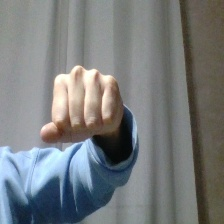
#> input picture hand_gesture_recognition/data/raw/fist/1764969228807.jpg, 224 x 224 px; its folder holds only this picture in this run
$ python preprocessing.py
#> lines starting #> are read from the running program, lines starting #| are printed output that depends on the picture
"""
Preprocessing Utilities for Hand Gesture Recognition
Handles image preprocessing, hand detection, and augmentation.
"""

import cv2
import numpy as np
from pathlib import Path
from sklearn.model_selection import train_test_split
import pickle
import matplotlib.pyplot as plt


class HandPreprocessor:
    """Handles preprocessing of hand gesture images."""

    def __init__(self, image_size=(224, 224)):
        """
        Initialize the preprocessor.

        Args:
            image_size: Target image size (width, height)
        """
        self.image_size = image_size

    def load_and_preprocess(self, image_path):
        """
        Load and preprocess a single image.

        Args:
            image_path: Path to the image file

        Returns:
            Preprocessed image as numpy array
        """
        image = cv2.imread(str(image_path))
#> image is the input picture: shape (224, 224, 3); mean B, G, R 124.2, 123.3, 119.8
        if image is None:
            return None

        # Convert BGR to RGB for proper color handling
        image = cv2.cvtColor(image, cv2.COLOR_BGR2RGB)

        # Resize to target size
        image = cv2.resize(image, self.image_size)

        # Normalize to [0, 1]
        image = image.astype(np.float32) / 255.0

        return image

    # [68 lines left out: functions hand_detection_and_segmentation, extract_hand_roi, not called in this run]

    def apply_data_augmentation(self, image):
        """
        Apply random augmentations to image.

        Args:
            image: Input image (0-1 range, RGB format)

        Returns:
            Augmented image
        """
        # Random rotation
        if np.random.random() > 0.5:
            angle = np.random.uniform(-15, 15)
            h, w = image.shape[:2]
            M = cv2.getRotationMatrix2D((w/2, h/2), angle, 1.0)
            image = cv2.warpAffine(image, M, (w, h))

        # Random brightness adjustment
        if np.random.random() > 0.5:
            brightness_factor = np.random.uniform(0.8, 1.2)
            image = np.clip(image * brightness_factor, 0, 1)

        # Random horizontal flip
        if np.random.random() > 0.5:
            image = cv2.flip(image, 1)

        # Random Gaussian blur
        if np.random.random() > 0.7:
            image = cv2.GaussianBlur(image, (3, 3), 0)

        return image

    def load_dataset_from_directory(self, data_dir, augment=True, test_split=0.2,
                                   max_samples_per_class=None):
        """
        Load all images from directory organized by gesture class.

        Args:
            data_dir: Root directory containing subdirectories for each gesture class
            augment: Whether to apply data augmentation
            test_split: Fraction of data for test set
            max_samples_per_class: Limit samples per class (None for all)

        Returns:
            X_train, X_test, y_train, y_test, class_names, class_to_idx
        """
        data_dir = Path(data_dir)

        X = []
        y = []
        class_names = []
        class_to_idx = {}

        gesture_dirs = sorted([d for d in data_dir.iterdir() if d.is_dir()])

        print(f"Loading dataset from {data_dir}")
        print(f"Found {len(gesture_dirs)} gesture classes")

        for class_idx, gesture_dir in enumerate(gesture_dirs):
            gesture_name = gesture_dir.name
            class_names.append(gesture_name)
            class_to_idx[gesture_name] = class_idx

            image_files = list(gesture_dir.glob('*.jpg'))
            if max_samples_per_class:
                image_files = image_files[:max_samples_per_class]

            print(f"  {gesture_name}: {len(image_files)} images", end="")

            for image_path in image_files:
                image = self.load_and_preprocess(image_path)
                if image is not None:
                    X.append(image)
                    y.append(class_idx)

                    # Add augmented versions
                    if augment:
                        for _ in range(2):  # Add 2 augmented versions per image
                            aug_image = self.apply_data_augmentation(image.copy())
                            X.append(aug_image)
                            y.append(class_idx)
#> this loop made 2 passes
#> pass 1, in apply_data_augmentation, `image = cv2.warpAffine(image, M, (w, h))`:
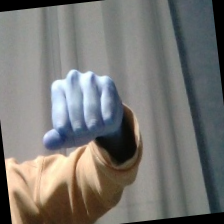
#> image: shape (224, 224, 3) float32; mean of channels 0, 1, 2 0.45, 0.463, 0.468; drawn as B, G, R
#> pass 2, in apply_data_augmentation (call 2), `image = np.clip(image * brightness_factor, 0, 1)`:
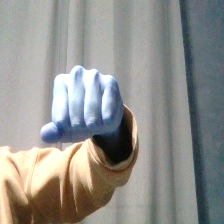
#> image: shape (224, 224, 3) float32; mean of channels 0, 1, 2 0.553, 0.57, 0.57; drawn as B, G, R
#> after the loop, X = 3 items; y = [0, 0, 0]

            print(f" -> {len([i for i in y if i == class_idx])} samples (with augmentation)")
#|  -> 3 samples (with augmentation)
#> pass 2 of the loop in load_dataset_from_directory, `for class_idx, gesture_dir in enumerate(gesture_dirs):`:
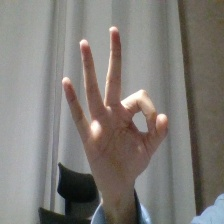
#> input picture hand_gesture_recognition/data/raw/ok/1764969402848.jpg, 224 x 224 px
#> in load_and_preprocess, image is the input picture: shape (224, 224, 3); mean B, G, R 119.4, 124, 127.9
#> the loop in load_dataset_from_directory, `for _ in range(2):` made 2 passes
#> pass 1, in apply_data_augmentation (call 3), `image = np.clip(image * brightness_factor, 0, 1)`:
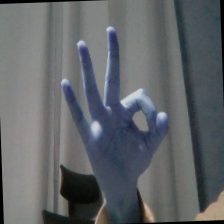
#> image: shape (224, 224, 3) float32; mean of channels 0, 1, 2 0.409, 0.396, 0.381; drawn as B, G, R
#> pass 2, in apply_data_augmentation (call 4), `image = np.clip(image * brightness_factor, 0, 1)`:
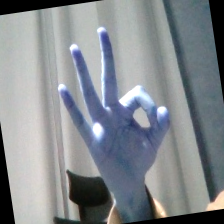
#> image: shape (224, 224, 3) float32; mean of channels 0, 1, 2 0.56, 0.542, 0.522; drawn as B, G, R
#> after the loop in load_dataset_from_directory, `for _ in range(2):`: X = 6 items; y = [0, 0, 0, 1, 1, 1]
#|  -> 3 samples (with augmentation)

        # Convert to numpy arrays
        X = np.array(X)
        y = np.array(y)

        print(f"\nTotal samples: {len(X)}")
#| Total samples: 6
        print(f"Dataset shape: {X.shape}")
#| Dataset shape: (6, 224, 224, 3)

        # Split into train and test
        # Handle small datasets: ensure test set has at least one sample per class
        n_samples = len(X)
#> n_samples = 6
        n_classes = len(class_names)

        if n_samples == 0:
            raise ValueError(f"No images found in {data_dir}")

        # Desired number of test samples (integer)
        desired_test_n = max(int(np.floor(n_samples * test_split)), n_classes)
#> desired_test_n = 2

        # Make sure there is at least one sample left for training
        if desired_test_n >= n_samples:
            # leave at least one sample per class in training if possible
            desired_test_n = max(n_classes, n_samples - n_classes)

        # At minimum one test sample
        desired_test_n = max(1, int(desired_test_n))

        # Convert to fraction for train_test_split when desired
        test_size_param = desired_test_n
#> test_size_param = 2

        # Check per-class counts to decide whether stratify is safe
        class_counts = [int(np.sum(y == i)) for i in range(n_classes)]
#> class_counts = [3, 3]
        min_count = min(class_counts) if class_counts else 0
#> min_count = 3

        stratify_param = y
#> stratify_param = [0, 0, 0, 1, 1, 1]
        if min_count < 2:
            # Not enough samples per class to guarantee stratified split
            print("Warning: Some classes have fewer than 2 samples. Falling back to non-stratified split.")
            stratify_param = None

        try:
            # Use integer test_size (absolute number) when possible
            X_train, X_test, y_train, y_test = train_test_split(
                X, y, test_size=test_size_param, random_state=42, stratify=stratify_param
            )
#> y_train = [0, 1, 0, 1]; y_test = [1, 0]
        except ValueError:
            # Fallback: try using fraction instead
            test_frac = float(desired_test_n) / float(n_samples)
            try:
                X_train, X_test, y_train, y_test = train_test_split(
                    X, y, test_size=test_frac, random_state=42, stratify=stratify_param
                )
            except Exception as e:
                # As a last resort, perform a plain (non-stratified) split
                print(f"Warning: Stratified split failed ({e}). Using non-stratified split.")
                X_train, X_test, y_train, y_test = train_test_split(
                    X, y, test_size=test_frac, random_state=42, stratify=None
                )

        print(f"Train set: {len(X_train)} samples")
#| Train set: 4 samples
        print(f"Test set: {len(X_test)} samples")
#| Test set: 2 samples

        return X_train, X_test, y_train, y_test, class_names, class_to_idx

    # [52 lines left out: function visualize_preprocessing, not called in this run]


def save_dataset(X_train, X_test, y_train, y_test, class_names, class_to_idx,
                 output_dir='data/processed'):
    """Save processed dataset to disk."""
    output_dir = Path(output_dir)
    output_dir.mkdir(parents=True, exist_ok=True)

    data = {
        'X_train': X_train,
        'X_test': X_test,
        'y_train': y_train,
        'y_test': y_test,
        'class_names': class_names,
        'class_to_idx': class_to_idx
    }

    output_file = output_dir / 'dataset.pkl'
    with open(output_file, 'wb') as f:
        pickle.dump(data, f)

    print(f"Dataset saved to {output_file}")


# [7 lines left out: function load_dataset, not called in this run]


if __name__ == '__main__':
    # Example usage
    preprocessor = HandPreprocessor(image_size=(224, 224))

    # Load dataset from collected images
    X_train, X_test, y_train, y_test, class_names, class_to_idx = \
        preprocessor.load_dataset_from_directory('data/raw', augment=True)
#> y_train = [0, 1, 0, 1]; y_test = [1, 0]; class_names = ['fist', 'ok']; class_to_idx = {'fist': 0, 'ok': 1}

    # Save processed dataset
    save_dataset(X_train, X_test, y_train, y_test, class_names, class_to_idx)

    print("\nDataset preprocessing completed!")
